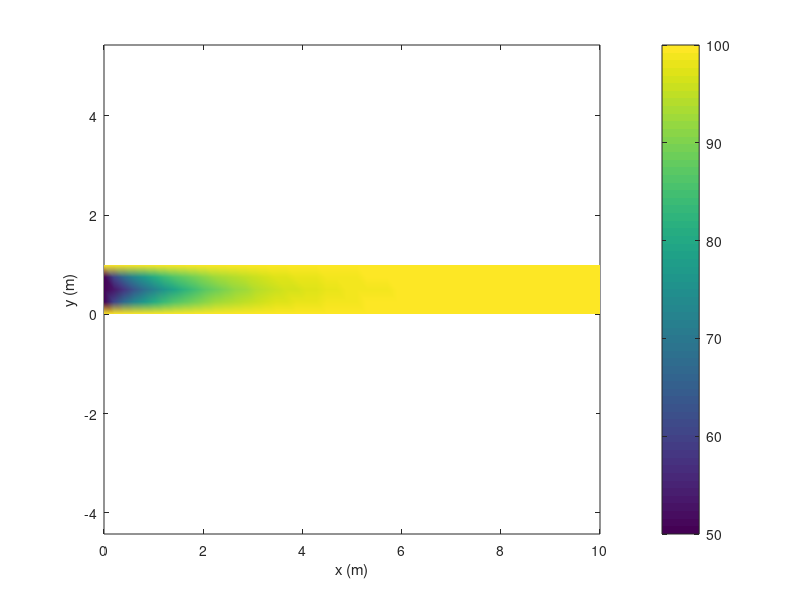

Recreate this plot in MATLAB.
clear;
clc;
close;

% Physical Parameters
rho = 1;  % Density kg/m^3
cp = 10;  % Specific heat capacity J/(K*kg)
k = 0.12;  % Thermal conductivity W/(m*K)
nu = 1e-2;  % Kinematic viscosity m^2/s
Gamma = k/cp;  % Heat diffusion coefficient kg/(m*s)
L = 10;  % Channel length m
H = 1;  % Channel height m
Pe = 16.5;  % Peclet number
u_mean = Pe*Gamma/(2*H*rho);  % Average speed m/s
Re = 2*H*u_mean/nu;  % Reynolds number

% Mesh Parameters
nx = 50;  % Coarse mesh x refinement
ny = 5;  % Coarse mesh y refinement
dx = L/(nx-1);
dy = H/(ny-1);
N = nx*ny; % DOF number

% Boundary Temperature Parameters
T_in = 50;  % Inlet temperature °C
T_wall = 100;  % Wall temperature °C

% Velocity Field Function
u_x = @(y) 6*u_mean*(y/H)*(1-(y/H));

% Initialize coefficient matrix A and right-hand side vector b
A = zeros(N, N);
b = zeros(N, 1);

% Fill in the Equations for the internal CV
% Diffusion coefficient
D_e = Gamma*dy/dx;  % Eastern
D_w = Gamma*dy/dx;  % Western
D_n = Gamma*dx/dy;  % Northern
D_s = Gamma*dx/dy;  % Southern

for i = 2:(ny-1)
% Advection coefficient
y_e = H - (i-1)*dy;  % y_eastern
ux_e = u_x(y_e);  % Mean velocity
F_e = rho * ux_e * dy;  % Eastbound convection flux
F_w = F_e;  % Incompressible flow

% Coefficients of Algebraic Equations
a_E = D_e + max(-F_e,0);
a_W = D_w + max(F_w,0);
a_N = D_n;
a_S = D_s;
a_P = a_E + a_W + a_N + a_S;

    for j = 2:(nx-1)
        n = (i-1)*nx + j;

        % Fill matrix A (The internal CV has no source term, so b(n) is zero
        A(n,n) = a_P;
        A(n,n+1) = -a_E;
        A(n,n-1) = -a_W;
        A(n,n+nx) = -a_N;
        A(n,n-nx) = -a_S;
    end
end

% Fill boundary conditions at the inlet (Dirichlet T=T_in)
for i = 2:ny-1
    n = (i-1)*nx + 1;
    A(n,:) = 0;
    A(n,n) = 1;
    b(n) = T_in;
end

% Fill the boundary conditions at the outlet (Neumann)
for i = 2:ny-1
    n = (i-1)*nx + nx;

    % Advection coefficient
    y_e = H - (i-1)*dy;  % y_eastern
    ux_e = u_x(y_e);  % Mean velocity
    F_e = rho * ux_e * dy;  % Eastbound convection flux
    F_w = F_e;  % Incompressible flow
    
    % Coefficients of Algebraic Equations
    a_W = D_w + max(F_w,0);
    a_N = D_n;
    a_S = D_s;
    a_P = a_W + a_N + a_S;

    A(n,n) = a_P;
    A(n,n+1) = 0;
    A(n,n-1) = -a_W;
    A(n, n+nx) = -a_N;
    A(n, n-nx) = -a_S;
    b(n) = 0;
end

% Fill boundary conditions at the walls including 4 corner CVs (Dirichlet T=T_wall)
for j = 1:nx
    % Lower wall surface
    n = (ny-1)*nx + j;
    A(n,:) = 0;
    A(n,n) = 1;
    b(n) = T_wall;
    
    % Upper wall surface
    n = j;
    A(n,:) = 0;
    A(n,n) = 1;
    b(n) = T_wall;
end

% Solve the linear equation system
T = A\b;

T_2D = reshape(T, nx, ny)';
x_coords = linspace(0, L, nx);   
y_coords = linspace(0, H, ny);    
[X, Y] = meshgrid(x_coords, y_coords);

% Visualization and Validation of Temperature Fields
figure('Name', 'Coarse-mesh temperature field');
pcolor(X, Y, T_2D);   
shading interp;
colorbar;               
xlabel('x (m)');       
ylabel('y (m)');        
%title(['Channel temperature field（nx=' num2str(nx) ', ny=' num2str(ny) '）']);
axis equal tight;

%{
%%% 12.
% Verify inlet temperature (plotting the temperature curve at x=0)
figure('Name', 'Inlet Temperature Validation');
plot(y_coords, T_2D(:, 1), 'b-o'); 
ylim([T_in-1, T_in+1]);             
xlabel('y (m)');
ylabel('Temperature (°C)');
title('Temperature Distribution at the Inlet Boundary');
grid on;

% Verify wall surface temperature (plotting the temperature curve at y=0)
figure('Name', 'Lower Wall Temperature Verification');
plot(x_coords, T_2D(1, :), 'r-o'); 
ylim([T_wall-1, T_wall+1]);        
xlabel('x (m)');
ylabel('Temperature (°C)');
title('Temperature distribution on the lower wall surface');
grid on;


%%% 13. 
%visualizartion of the outlet temperature
figure('Name', 'Visualization of the outlet temperature');
plot(y_coords, T_2D(:, nx), 'r-o'); 
%ylim([T_wall-1, T_wall+1]);        
xlabel('y (m)');
ylabel('Temperature (°C)');
title('Temperature distribution on the outlet');
grid on;
%visualization of the centerline temperature
figure('Name', 'Visualization of the centerline temperature');
plot(x_coords, T_2D(ceil(ny/2),:), 'r-o'); 
%ylim([T_wall-1, T_wall+1]);        
xlabel('x (m)');
ylabel('Temperature (°C)');
title('Temperature distribution on the centerline');
grid on;
%}